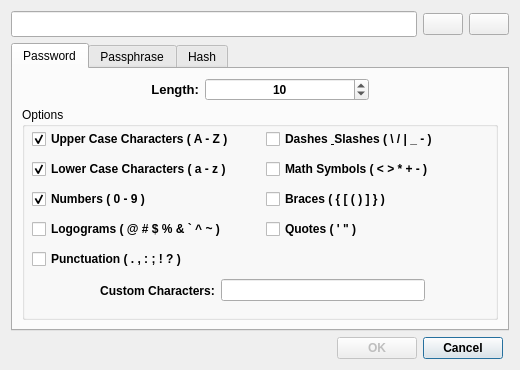
<?xml version="1.0" encoding="UTF-8"?>
<ui version="4.0">
 <class>PasswordGenerator</class>
 <widget class="QDialog" name="PasswordGenerator">
  <property name="geometry">
   <rect>
    <x>0</x>
    <y>0</y>
    <width>520</width>
    <height>370</height>
   </rect>
  </property>
  <property name="minimumSize">
   <size>
    <width>520</width>
    <height>370</height>
   </size>
  </property>
  <property name="maximumSize">
   <size>
    <width>520</width>
    <height>370</height>
   </size>
  </property>
  <property name="windowTitle">
   <string>Dialog</string>
  </property>
  <layout class="QGridLayout" name="gridLayout">
   <item row="2" column="2" colspan="2">
    <widget class="QPushButton" name="CancelPushButton">
     <property name="sizePolicy">
      <sizepolicy hsizetype="Maximum" vsizetype="Fixed">
       <horstretch>0</horstretch>
       <verstretch>0</verstretch>
      </sizepolicy>
     </property>
     <property name="font">
      <font>
       <bold>true</bold>
      </font>
     </property>
     <property name="text">
      <string>Cancel</string>
     </property>
     <property name="icon">
      <iconset theme="QIcon::ThemeIcon::ApplicationExit"/>
     </property>
    </widget>
   </item>
   <item row="0" column="3">
    <widget class="QPushButton" name="PasswdCopyPushButton">
     <property name="sizePolicy">
      <sizepolicy hsizetype="Expanding" vsizetype="Fixed">
       <horstretch>1</horstretch>
       <verstretch>0</verstretch>
      </sizepolicy>
     </property>
     <property name="text">
      <string/>
     </property>
     <property name="icon">
      <iconset theme="QIcon::ThemeIcon::EditCopy"/>
     </property>
     <property name="iconSize">
      <size>
       <width>23</width>
       <height>23</height>
      </size>
     </property>
    </widget>
   </item>
   <item row="0" column="2">
    <widget class="QPushButton" name="PasswdGenPushButton">
     <property name="sizePolicy">
      <sizepolicy hsizetype="Expanding" vsizetype="Fixed">
       <horstretch>1</horstretch>
       <verstretch>0</verstretch>
      </sizepolicy>
     </property>
     <property name="text">
      <string/>
     </property>
     <property name="icon">
      <iconset theme="QIcon::ThemeIcon::ViewRefresh"/>
     </property>
     <property name="iconSize">
      <size>
       <width>23</width>
       <height>23</height>
      </size>
     </property>
    </widget>
   </item>
   <item row="0" column="0" colspan="2">
    <widget class="QLineEdit" name="PasswordLineEdit">
     <property name="sizePolicy">
      <sizepolicy hsizetype="Expanding" vsizetype="Fixed">
       <horstretch>10</horstretch>
       <verstretch>0</verstretch>
      </sizepolicy>
     </property>
     <property name="font">
      <font>
       <pointsize>11</pointsize>
       <bold>true</bold>
      </font>
     </property>
     <property name="maxLength">
      <number>128</number>
     </property>
     <property name="alignment">
      <set>Qt::AlignmentFlag::AlignCenter</set>
     </property>
    </widget>
   </item>
   <item row="2" column="1">
    <widget class="QPushButton" name="OkPushButton">
     <property name="enabled">
      <bool>false</bool>
     </property>
     <property name="sizePolicy">
      <sizepolicy hsizetype="Maximum" vsizetype="Fixed">
       <horstretch>0</horstretch>
       <verstretch>0</verstretch>
      </sizepolicy>
     </property>
     <property name="font">
      <font>
       <bold>true</bold>
      </font>
     </property>
     <property name="text">
      <string>OK</string>
     </property>
     <property name="icon">
      <iconset theme="QIcon::ThemeIcon::DocumentSave"/>
     </property>
    </widget>
   </item>
   <item row="1" column="0" colspan="4">
    <widget class="QTabWidget" name="OptionsTabWidget">
     <property name="currentIndex">
      <number>0</number>
     </property>
     <widget class="QWidget" name="PasswordTab">
      <property name="font">
       <font>
        <bold>false</bold>
       </font>
      </property>
      <attribute name="title">
       <string>Password</string>
      </attribute>
      <layout class="QVBoxLayout" name="verticalLayout">
       <item>
        <layout class="QGridLayout" name="PasswdOptionsLayout" columnstretch="3,1,4,3">
         <item row="0" column="2">
          <widget class="QSpinBox" name="PasswdLengthSpinBox">
           <property name="font">
            <font>
             <bold>true</bold>
            </font>
           </property>
           <property name="alignment">
            <set>Qt::AlignmentFlag::AlignCenter</set>
           </property>
           <property name="minimum">
            <number>5</number>
           </property>
           <property name="maximum">
            <number>128</number>
           </property>
           <property name="value">
            <number>10</number>
           </property>
          </widget>
         </item>
         <item row="0" column="3">
          <spacer name="horizontalSpacerRight">
           <property name="orientation">
            <enum>Qt::Orientation::Horizontal</enum>
           </property>
           <property name="sizeHint" stdset="0">
            <size>
             <width>40</width>
             <height>20</height>
            </size>
           </property>
          </spacer>
         </item>
         <item row="0" column="1">
          <widget class="QLabel" name="PasswdLengthLabel">
           <property name="font">
            <font>
             <pointsize>10</pointsize>
             <bold>true</bold>
            </font>
           </property>
           <property name="text">
            <string>Length:</string>
           </property>
           <property name="alignment">
            <set>Qt::AlignmentFlag::AlignRight|Qt::AlignmentFlag::AlignTrailing|Qt::AlignmentFlag::AlignVCenter</set>
           </property>
          </widget>
         </item>
         <item row="0" column="0">
          <spacer name="horizontalSpacerLeft">
           <property name="orientation">
            <enum>Qt::Orientation::Horizontal</enum>
           </property>
           <property name="sizeHint" stdset="0">
            <size>
             <width>40</width>
             <height>20</height>
            </size>
           </property>
          </spacer>
         </item>
         <item row="1" column="0" colspan="4">
          <widget class="QGroupBox" name="PasswdOptionsGroupBox">
           <property name="title">
            <string>Options</string>
           </property>
           <widget class="QWidget" name="layoutWidget">
            <property name="geometry">
             <rect>
              <x>10</x>
              <y>20</y>
              <width>461</width>
              <height>25</height>
             </rect>
            </property>
            <layout class="QHBoxLayout" name="PasswdLayout1">
             <item>
              <widget class="QCheckBox" name="PasswdUpperCaseCharsCheckBox">
               <property name="font">
                <font>
                 <bold>true</bold>
                </font>
               </property>
               <property name="text">
                <string>Upper Case Characters ( A - Z )</string>
               </property>
               <property name="checked">
                <bool>true</bool>
               </property>
              </widget>
             </item>
             <item>
              <widget class="QCheckBox" name="PasswdDahesSlashesCheckBox">
               <property name="font">
                <font>
                 <bold>true</bold>
                </font>
               </property>
               <property name="text">
                <string>Dashes &amp; Slashes ( \ / | _ - )</string>
               </property>
              </widget>
             </item>
            </layout>
           </widget>
           <widget class="QWidget" name="layoutWidget">
            <property name="geometry">
             <rect>
              <x>10</x>
              <y>50</y>
              <width>461</width>
              <height>25</height>
             </rect>
            </property>
            <layout class="QHBoxLayout" name="PasswdLayout2">
             <item>
              <widget class="QCheckBox" name="PasswdLowerCaseCharsCheckBox">
               <property name="font">
                <font>
                 <bold>true</bold>
                </font>
               </property>
               <property name="text">
                <string>Lower Case Characters ( a - z )</string>
               </property>
               <property name="checked">
                <bool>true</bool>
               </property>
              </widget>
             </item>
             <item>
              <widget class="QCheckBox" name="PasswdMathSymbolsCheckBox">
               <property name="font">
                <font>
                 <bold>true</bold>
                </font>
               </property>
               <property name="text">
                <string>Math Symbols ( &lt; &gt; * + - )</string>
               </property>
              </widget>
             </item>
            </layout>
           </widget>
           <widget class="QWidget" name="layoutWidget">
            <property name="geometry">
             <rect>
              <x>10</x>
              <y>80</y>
              <width>461</width>
              <height>25</height>
             </rect>
            </property>
            <layout class="QHBoxLayout" name="PasswdLayout3">
             <item>
              <widget class="QCheckBox" name="PasswdNumbersCheckBox">
               <property name="font">
                <font>
                 <bold>true</bold>
                </font>
               </property>
               <property name="text">
                <string>Numbers ( 0 - 9 )</string>
               </property>
               <property name="checked">
                <bool>true</bool>
               </property>
              </widget>
             </item>
             <item>
              <widget class="QCheckBox" name="PasswdBracesCheckBox">
               <property name="font">
                <font>
                 <bold>true</bold>
                </font>
               </property>
               <property name="text">
                <string>Braces ( { [ ( ) ] } )</string>
               </property>
              </widget>
             </item>
            </layout>
           </widget>
           <widget class="QWidget" name="layoutWidget">
            <property name="geometry">
             <rect>
              <x>10</x>
              <y>110</y>
              <width>461</width>
              <height>25</height>
             </rect>
            </property>
            <layout class="QHBoxLayout" name="PasswdLayout4">
             <item>
              <widget class="QCheckBox" name="PasswdLogogramCharsCheckBox">
               <property name="font">
                <font>
                 <bold>true</bold>
                </font>
               </property>
               <property name="text">
                <string>Logograms ( @ # $ % &amp;&amp; ` ^ ~ )</string>
               </property>
              </widget>
             </item>
             <item>
              <widget class="QCheckBox" name="PasswdQuoteCharsCheckBox">
               <property name="font">
                <font>
                 <bold>true</bold>
                </font>
               </property>
               <property name="text">
                <string>Quotes ( ' &quot; )</string>
               </property>
              </widget>
             </item>
            </layout>
           </widget>
           <widget class="QWidget" name="layoutWidget">
            <property name="geometry">
             <rect>
              <x>10</x>
              <y>140</y>
              <width>461</width>
              <height>25</height>
             </rect>
            </property>
            <layout class="QHBoxLayout" name="PasswdLayout5">
             <item>
              <widget class="QCheckBox" name="PasswdPunctuationCharsCheckBox">
               <property name="font">
                <font>
                 <bold>true</bold>
                </font>
               </property>
               <property name="text">
                <string>Punctuation ( . , : ; ! ? )</string>
               </property>
              </widget>
             </item>
            </layout>
           </widget>
           <widget class="QWidget" name="layoutWidget">
            <property name="geometry">
             <rect>
              <x>10</x>
              <y>170</y>
              <width>461</width>
              <height>27</height>
             </rect>
            </property>
            <layout class="QHBoxLayout" name="PasswdLayout6" stretch="1,1,3,1">
             <item>
              <spacer name="PasswdLayout6SpacerLeft">
               <property name="orientation">
                <enum>Qt::Orientation::Horizontal</enum>
               </property>
               <property name="sizeHint" stdset="0">
                <size>
                 <width>40</width>
                 <height>20</height>
                </size>
               </property>
              </spacer>
             </item>
             <item>
              <widget class="QLabel" name="PasswdCustomCharsLabel">
               <property name="font">
                <font>
                 <bold>true</bold>
                </font>
               </property>
               <property name="text">
                <string>Custom Characters:</string>
               </property>
               <property name="alignment">
                <set>Qt::AlignmentFlag::AlignCenter</set>
               </property>
              </widget>
             </item>
             <item>
              <widget class="QLineEdit" name="PasswdCustomCharsLineEdit">
               <property name="font">
                <font>
                 <bold>false</bold>
                </font>
               </property>
               <property name="maxLength">
                <number>100</number>
               </property>
               <property name="alignment">
                <set>Qt::AlignmentFlag::AlignCenter</set>
               </property>
              </widget>
             </item>
             <item>
              <spacer name="PasswdLayout6SpacerRigth">
               <property name="orientation">
                <enum>Qt::Orientation::Horizontal</enum>
               </property>
               <property name="sizeHint" stdset="0">
                <size>
                 <width>40</width>
                 <height>20</height>
                </size>
               </property>
              </spacer>
             </item>
            </layout>
           </widget>
          </widget>
         </item>
        </layout>
       </item>
      </layout>
     </widget>
     <widget class="QWidget" name="PassphraseTab">
      <attribute name="title">
       <string>Passphrase</string>
      </attribute>
      <widget class="QWidget" name="layoutWidget">
       <property name="geometry">
        <rect>
         <x>2</x>
         <y>-2</y>
         <width>501</width>
         <height>261</height>
        </rect>
       </property>
       <layout class="QHBoxLayout" name="PassphraseLayout" stretch="5,3">
        <property name="spacing">
         <number>10</number>
        </property>
        <item>
         <layout class="QGridLayout" name="PassphraseWordlistsLayout" columnstretch="7,2,2" columnminimumwidth="1,1,1">
          <property name="leftMargin">
           <number>5</number>
          </property>
          <property name="topMargin">
           <number>7</number>
          </property>
          <property name="bottomMargin">
           <number>15</number>
          </property>
          <property name="horizontalSpacing">
           <number>5</number>
          </property>
          <property name="verticalSpacing">
           <number>4</number>
          </property>
          <item row="0" column="0">
           <widget class="QLabel" name="PassphraseWordlistsLabel">
            <property name="font">
             <font>
              <pointsize>10</pointsize>
              <bold>true</bold>
             </font>
            </property>
            <property name="text">
             <string>Wordlists</string>
            </property>
            <property name="alignment">
             <set>Qt::AlignmentFlag::AlignBottom|Qt::AlignmentFlag::AlignHCenter</set>
            </property>
           </widget>
          </item>
          <item row="0" column="1">
           <widget class="QPushButton" name="PassphraseWordlistsAddButton">
            <property name="sizePolicy">
             <sizepolicy hsizetype="Expanding" vsizetype="Fixed">
              <horstretch>1</horstretch>
              <verstretch>0</verstretch>
             </sizepolicy>
            </property>
            <property name="text">
             <string/>
            </property>
            <property name="icon">
             <iconset theme="QIcon::ThemeIcon::ListAdd"/>
            </property>
            <property name="iconSize">
             <size>
              <width>23</width>
              <height>23</height>
             </size>
            </property>
           </widget>
          </item>
          <item row="0" column="2">
           <widget class="QPushButton" name="PassphraseWordlistsRemoveButton">
            <property name="sizePolicy">
             <sizepolicy hsizetype="Expanding" vsizetype="Fixed">
              <horstretch>1</horstretch>
              <verstretch>0</verstretch>
             </sizepolicy>
            </property>
            <property name="text">
             <string/>
            </property>
            <property name="icon">
             <iconset theme="QIcon::ThemeIcon::ListRemove"/>
            </property>
            <property name="iconSize">
             <size>
              <width>23</width>
              <height>23</height>
             </size>
            </property>
           </widget>
          </item>
          <item row="1" column="0" colspan="3">
           <widget class="QListWidget" name="PassphraseWordlistsListWidget"/>
          </item>
         </layout>
        </item>
        <item>
         <layout class="QVBoxLayout" name="PassphraseOptionsLayout" stretch="1,3,1,3,1,3">
          <property name="spacing">
           <number>7</number>
          </property>
          <property name="topMargin">
           <number>15</number>
          </property>
          <property name="rightMargin">
           <number>15</number>
          </property>
          <property name="bottomMargin">
           <number>25</number>
          </property>
          <item>
           <widget class="QLabel" name="PassphraseLengthLabel">
            <property name="font">
             <font>
              <pointsize>10</pointsize>
              <bold>true</bold>
             </font>
            </property>
            <property name="text">
             <string>Length</string>
            </property>
            <property name="alignment">
             <set>Qt::AlignmentFlag::AlignBottom|Qt::AlignmentFlag::AlignHCenter</set>
            </property>
           </widget>
          </item>
          <item>
           <widget class="QSpinBox" name="PassphraseLengthSpinBox">
            <property name="font">
             <font>
              <bold>true</bold>
             </font>
            </property>
            <property name="alignment">
             <set>Qt::AlignmentFlag::AlignCenter</set>
            </property>
            <property name="minimum">
             <number>1</number>
            </property>
            <property name="maximum">
             <number>50</number>
            </property>
            <property name="value">
             <number>5</number>
            </property>
           </widget>
          </item>
          <item>
           <widget class="QLabel" name="PassphraseSeparatorLabel">
            <property name="font">
             <font>
              <pointsize>10</pointsize>
              <bold>true</bold>
             </font>
            </property>
            <property name="text">
             <string>Separator</string>
            </property>
            <property name="alignment">
             <set>Qt::AlignmentFlag::AlignBottom|Qt::AlignmentFlag::AlignHCenter</set>
            </property>
           </widget>
          </item>
          <item>
           <widget class="QLineEdit" name="PassphraseSeparatorLineEdit">
            <property name="font">
             <font>
              <bold>true</bold>
             </font>
            </property>
            <property name="maxLength">
             <number>100</number>
            </property>
            <property name="alignment">
             <set>Qt::AlignmentFlag::AlignCenter</set>
            </property>
           </widget>
          </item>
          <item>
           <widget class="QLabel" name="PassphraseWordCaseLabel">
            <property name="font">
             <font>
              <pointsize>10</pointsize>
              <bold>true</bold>
             </font>
            </property>
            <property name="text">
             <string>Word Case</string>
            </property>
            <property name="alignment">
             <set>Qt::AlignmentFlag::AlignBottom|Qt::AlignmentFlag::AlignHCenter</set>
            </property>
           </widget>
          </item>
          <item>
           <widget class="QComboBox" name="PassphraseWordCaseComboBox">
            <property name="layoutDirection">
             <enum>Qt::LayoutDirection::LeftToRight</enum>
            </property>
            <item>
             <property name="text">
              <string>lower case</string>
             </property>
            </item>
            <item>
             <property name="text">
              <string>UPPER CASE</string>
             </property>
            </item>
            <item>
             <property name="text">
              <string>Title Case</string>
             </property>
            </item>
           </widget>
          </item>
         </layout>
        </item>
       </layout>
      </widget>
     </widget>
     <widget class="QWidget" name="HashTab">
      <attribute name="title">
       <string>Hash</string>
      </attribute>
      <widget class="QWidget" name="layoutWidget">
       <property name="geometry">
        <rect>
         <x>0</x>
         <y>0</y>
         <width>501</width>
         <height>261</height>
        </rect>
       </property>
       <layout class="QVBoxLayout" name="HashTabLayout">
        <property name="leftMargin">
         <number>5</number>
        </property>
        <property name="topMargin">
         <number>5</number>
        </property>
        <property name="rightMargin">
         <number>12</number>
        </property>
        <property name="bottomMargin">
         <number>15</number>
        </property>
        <item>
         <layout class="QHBoxLayout" name="HashAlgorithmLayout" stretch="1,1,2,1">
          <item>
           <spacer name="HashAlgorithmHorizontalSpacer2">
            <property name="orientation">
             <enum>Qt::Orientation::Horizontal</enum>
            </property>
            <property name="sizeHint" stdset="0">
             <size>
              <width>40</width>
              <height>20</height>
             </size>
            </property>
           </spacer>
          </item>
          <item>
           <widget class="QLabel" name="HashAlgorithmLabel">
            <property name="text">
             <string>Algorithm:</string>
            </property>
           </widget>
          </item>
          <item>
           <widget class="QComboBox" name="HashAlgorithmComboBox"/>
          </item>
          <item>
           <spacer name="HashAlgorithmHorizontalSpacer1">
            <property name="orientation">
             <enum>Qt::Orientation::Horizontal</enum>
            </property>
            <property name="sizeHint" stdset="0">
             <size>
              <width>40</width>
              <height>20</height>
             </size>
            </property>
           </spacer>
          </item>
         </layout>
        </item>
        <item>
         <widget class="QPlainTextEdit" name="HashPlainTextEdit"/>
        </item>
       </layout>
      </widget>
     </widget>
    </widget>
   </item>
  </layout>
 </widget>
 <resources/>
 <connections/>
</ui>
